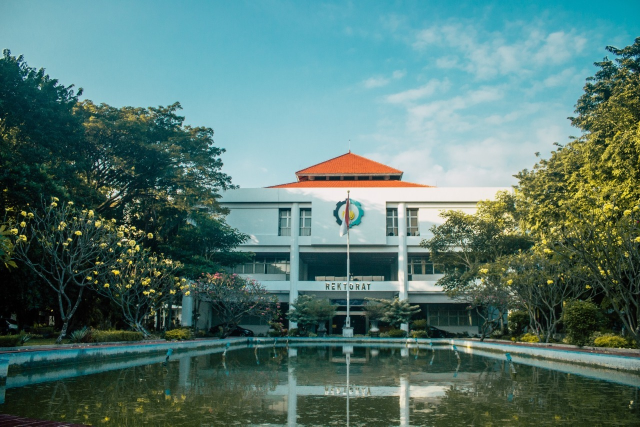
#> input picture TUGAS 1/assets/image.png, 1280 x 853 px (shown at 1/2 size)
$ python image.py
#> lines starting #> are read from the running program, lines starting #| are printed output that depends on the picture
import cv2
import numpy as np


def main():
    img = cv2.imread("./assets/image.png")
#> img is the input picture: shape (853, 1280, 3); mean B, G, R 112.5, 119, 85.3

    if img is None:
        print("Image not loaded!")
        return

    # resize ke lebih kecil
    img = cv2.resize(img,(400, 266))
#> img: shape (266, 400, 3)

    red = img.copy()
    red[:,:,0] = 0 # Blue
    red[:,:,1] = 0 # Green

    blue = img.copy()
    blue[:,:,1] = 0 # Green
    blue[:,:,2] = 0 # Red

    green = img.copy()
    green[:,:,0] = 0 # Blue
    green[:,:,2] = 0 # Red

    # [4 lines of commented-out code are left out]

    font = cv2.FONT_HERSHEY_SIMPLEX
    position = (15,30)
    color = (255,255,255)

    cv2.putText(img, "Original Lur", position, font, 0.8, color, 2)
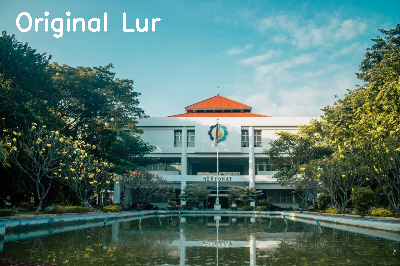
#> img: shape (266, 400, 3); mean B, G, R 112.9, 119.6, 86.5
    cv2.putText(red, "Red Channel", position, font, 0.8, color, 2)
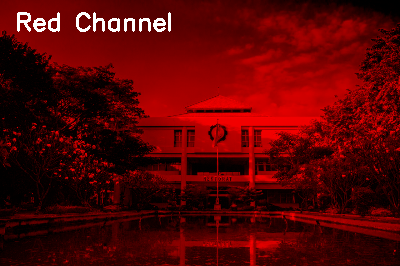
#> red: shape (266, 400, 3); mean B, G, R 2.6, 2.6, 86.7
    cv2.putText(green, "Green Channel", position, font, 0.8, color, 2)
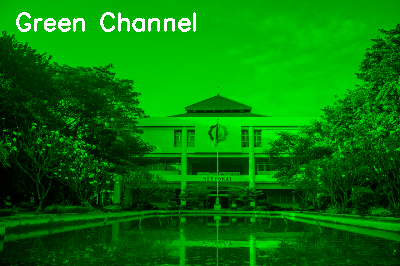
#> green: shape (266, 400, 3); mean B, G, R 2.9, 119.8, 2.9
    cv2.putText(blue, "Blue Channel", position, font, 0.8, color, 2)
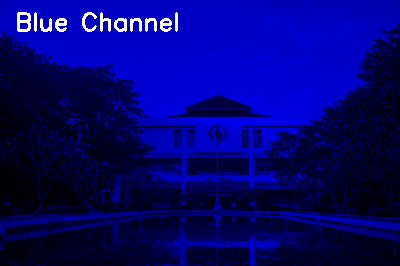
#> blue: shape (266, 400, 3); mean B, G, R 113, 2.7, 2.7

    top_row = np.hstack((img, red))
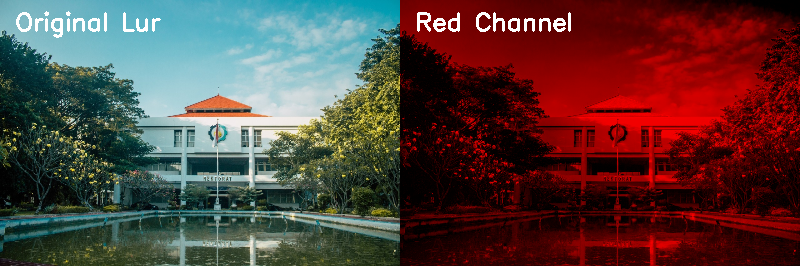
#> top_row: shape (266, 800, 3); mean B, G, R 57.7, 61.1, 86.6
    bottom_row = np.hstack((green,blue))
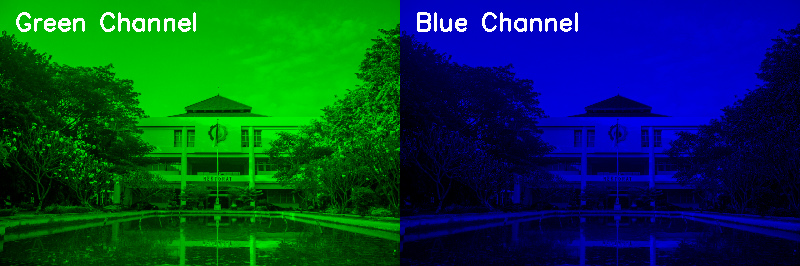
#> bottom_row: shape (266, 800, 3); mean B, G, R 57.9, 61.2, 2.8

    grid = np.vstack((top_row, bottom_row))
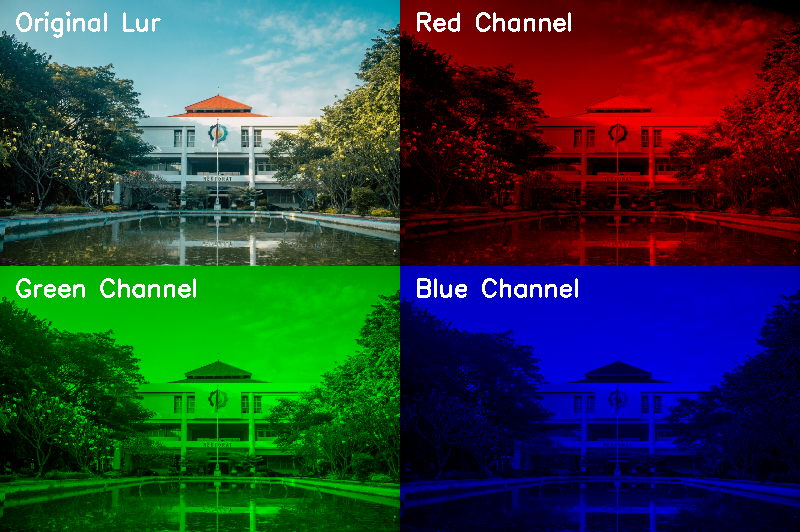
#> grid: shape (532, 800, 3); mean B, G, R 57.8, 61.2, 44.7
    while True:
        cv2.imshow("Hasil", grid)

        key = cv2.waitKey(0) & 0xFF
#> (key Esc is pressed here)

        if key == 32:  # Spasi
            cv2.imwrite("hasil_grid.png", grid)
            print("ok")

        elif key == 27:  # Esc
            break
    cv2.destroyAllWindows()

main()
